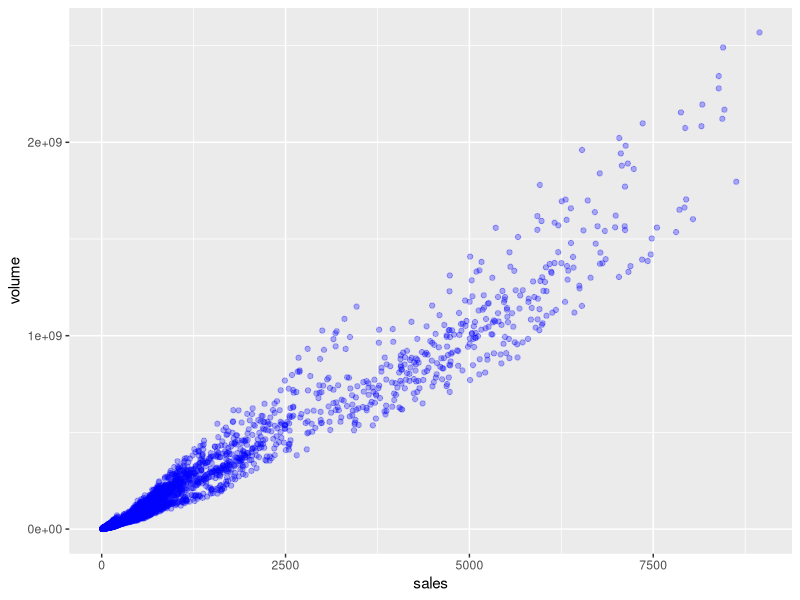
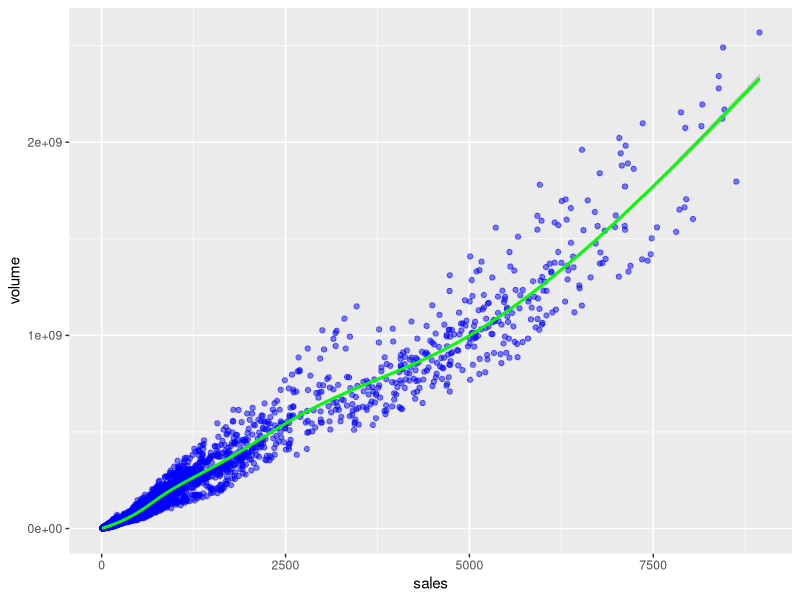

The R source for these figures, in order:
# Excercise........ggplot2................

library(ggplot2)
library(ggthemes)

#Histogram of hwy mpg values:
#pl <- ggplot(mpg, aes(x=hwy))

#print(pl + geom_histogram(bins = 20, fill='red',alpha=0.5))
#alpha value for transparency...


#Barplot of car counts per manufacturer with color fill defined by cyl count

#pl <- ggplot(mpg, aes(x=manufacturer))

#print(pl + geom_bar(aes(fill=factor(cyl)))+theme_gdocs())


#Switch now to use the txhousing dataset that comes with ggplot2

#Create a scatterplot of volume versus sales. Afterwards play around with 
#alpha and color arguments to clarify information.
#head(txhousing)

pl <- ggplot(txhousing, aes(x=sales,y=volume))
print(pl + geom_point(color='blue',alpha=0.3))

#Add a smooth fit line to the scatterplot from above. Hint: You may need 
#to look up geom_smooth()

print(pl + geom_point(color='blue',alpha=0.5)+geom_smooth(color='green'))


